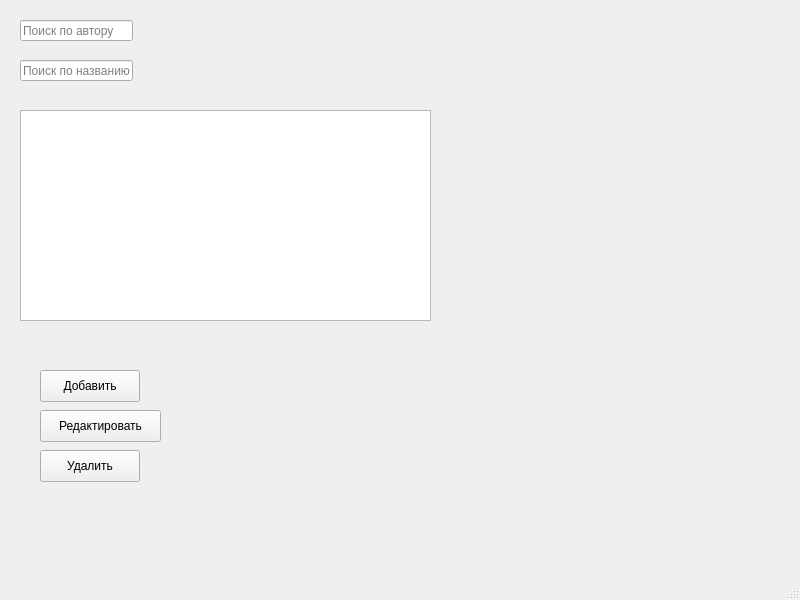
<?xml version="1.0" encoding="UTF-8"?>
<ui version="4.0">
 <class>MainWindow</class>
 <widget class="QMainWindow" name="MainWindow">
  <property name="geometry">
   <rect>
    <x>0</x>
    <y>0</y>
    <width>800</width>
    <height>600</height>
   </rect>
  </property>
  <property name="windowTitle">
   <string>MainWindow</string>
  </property>
  <widget class="QWidget" name="centralwidget">
   <widget class="QLineEdit" name="searchAuthor">
    <property name="geometry">
     <rect>
      <x>20</x>
      <y>20</y>
      <width>113</width>
      <height>21</height>
     </rect>
    </property>
    <property name="placeholderText">
     <string>Поиск по автору</string>
    </property>
   </widget>
   <widget class="QLineEdit" name="searchTitle">
    <property name="geometry">
     <rect>
      <x>20</x>
      <y>60</y>
      <width>113</width>
      <height>21</height>
     </rect>
    </property>
    <property name="placeholderText">
     <string>Поиск по названию</string>
    </property>
   </widget>
   <widget class="QTableWidget" name="tableWidget">
    <property name="geometry">
     <rect>
      <x>20</x>
      <y>110</y>
      <width>411</width>
      <height>211</height>
     </rect>
    </property>
   </widget>
   <widget class="QLabel" name="labelBookImage">
    <property name="geometry">
     <rect>
      <x>40</x>
      <y>340</y>
      <width>141</width>
      <height>16</height>
     </rect>
    </property>
    <property name="text">
     <string/>
    </property>
   </widget>
   <widget class="QPushButton" name="btnAdd">
    <property name="geometry">
     <rect>
      <x>40</x>
      <y>370</y>
      <width>100</width>
      <height>32</height>
     </rect>
    </property>
    <property name="text">
     <string>Добавить</string>
    </property>
   </widget>
   <widget class="QPushButton" name="btnEdit">
    <property name="geometry">
     <rect>
      <x>40</x>
      <y>410</y>
      <width>121</width>
      <height>32</height>
     </rect>
    </property>
    <property name="text">
     <string>Редактировать</string>
    </property>
   </widget>
   <widget class="QPushButton" name="btnDelete">
    <property name="geometry">
     <rect>
      <x>40</x>
      <y>450</y>
      <width>100</width>
      <height>32</height>
     </rect>
    </property>
    <property name="text">
     <string>Удалить</string>
    </property>
   </widget>
  </widget>
  <widget class="QMenuBar" name="menubar">
   <property name="geometry">
    <rect>
     <x>0</x>
     <y>0</y>
     <width>800</width>
     <height>36</height>
    </rect>
   </property>
  </widget>
  <widget class="QStatusBar" name="statusbar"/>
 </widget>
 <resources/>
 <connections/>
</ui>
